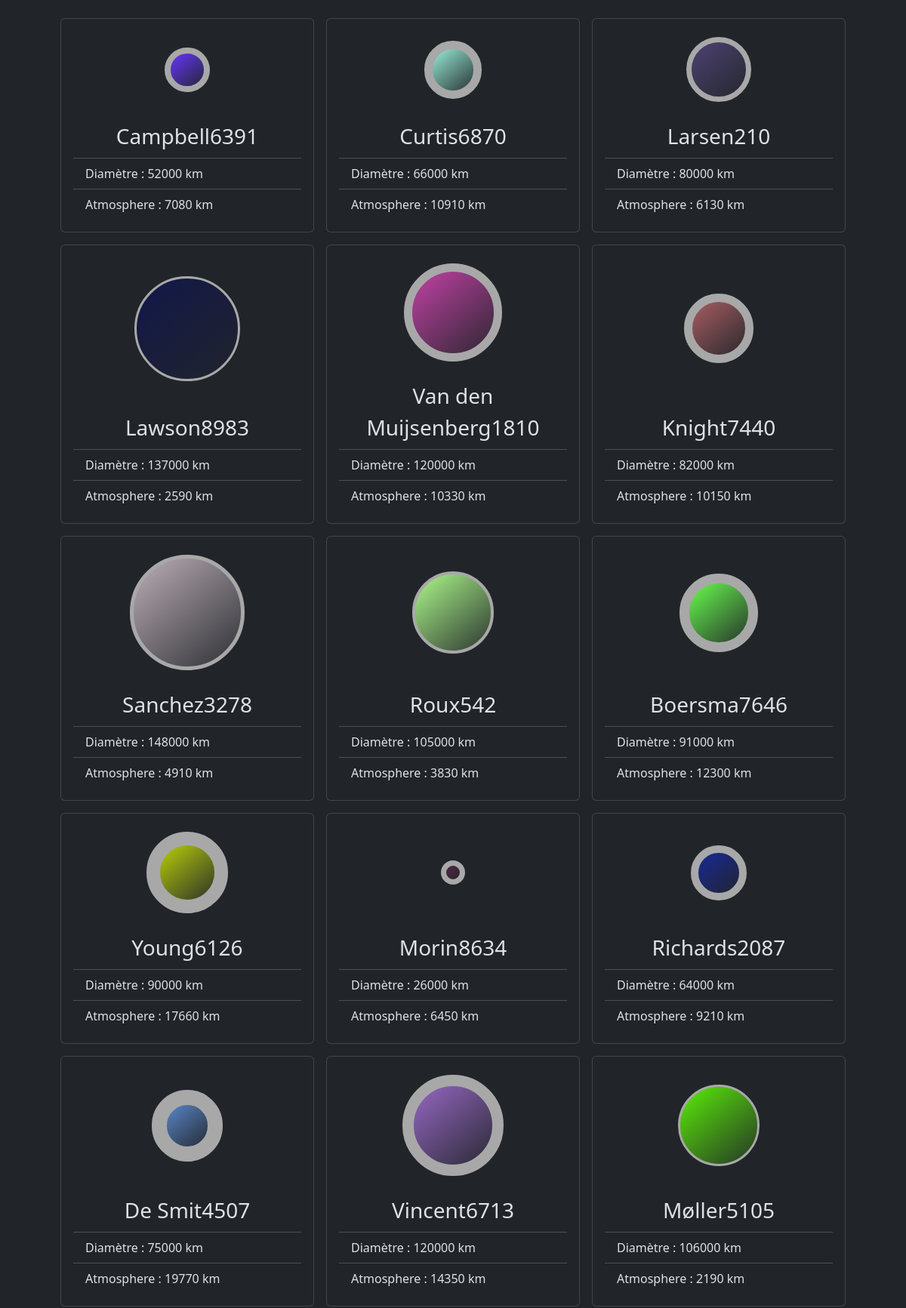
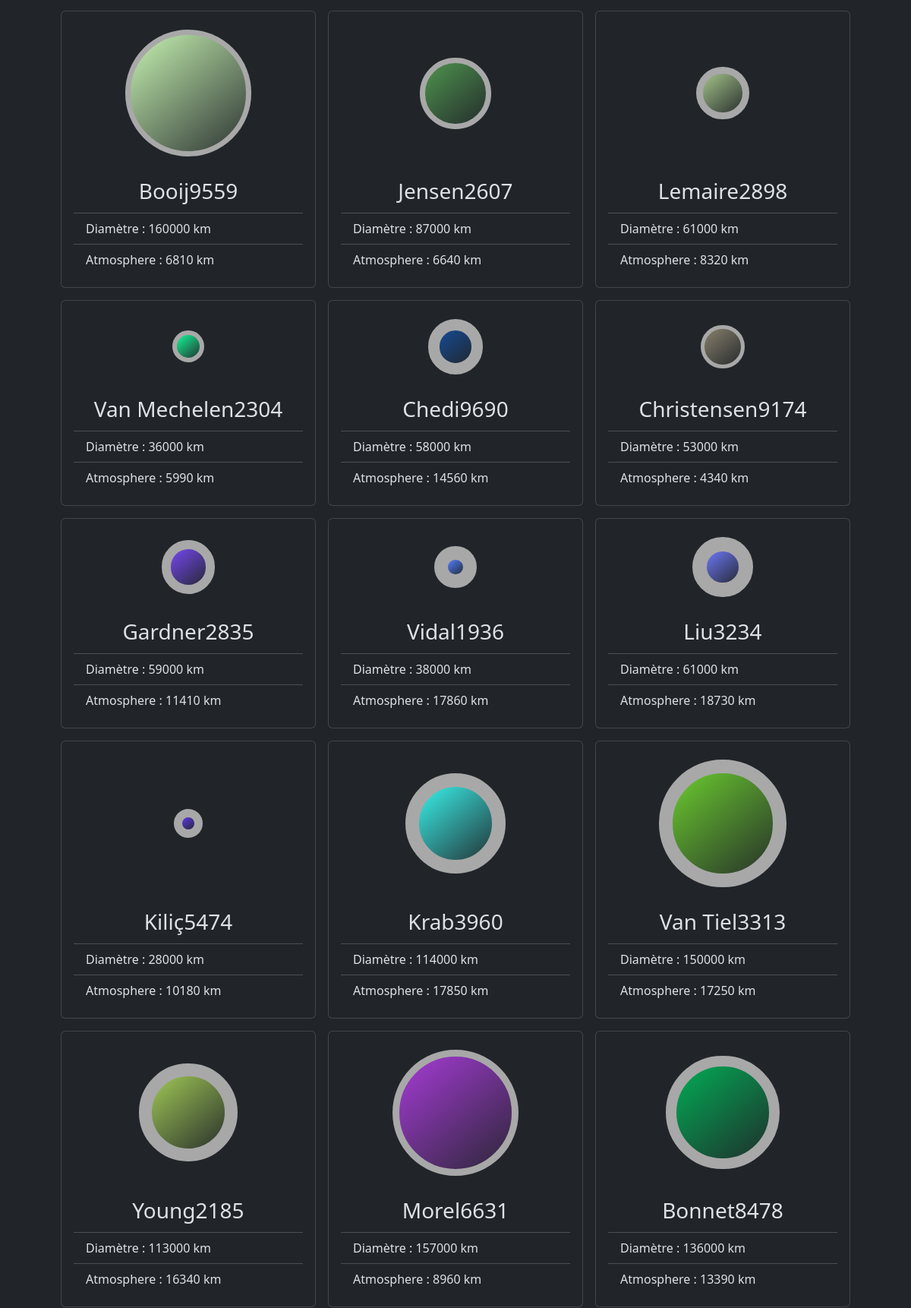
Page /cards.php?page=2 (upper part) on the committed database (2 pictures, top to bottom).
### tables this page shows
CREATE TABLE `planet` (
  `planet_id` int NOT NULL,
  `planet_name` varchar(50) NOT NULL,
  `planet_diameter` int NOT NULL,
  `planet_color` varchar(7) NOT NULL,
  `planet_atmo` int NOT NULL
);

### cards.php (the view, shortened to what this page needs)
<!DOCTYPE html>
<html lang="en" data-bs-theme="dark">
<head>
    <link rel="stylesheet" href="https://cdn.jsdelivr.net/npm/bootstrap@5.3.3/dist/css/bootstrap.min.css"
>
    <link rel="stylesheet" href="style/style.css">
</head>
<body class="p-2 p-xl-4 mb-4">
    <div class="d-flex flex-wrap justify-content-center gap-3">
        <?php
        $pdo = new PDO("mysql:host=localhost;dbname=planetarium", "root", "1234");
        if (isset($_GET["page"])) {
            $page = $_GET["page"];
        } else {
            header('Location: cards.php?page=1');
        };
        $limitPage = 30;
        $offset = ($page * $limitPage) - $limitPage;
        $sql = "SELECT * FROM planet ORDER BY planet_id ASC LIMIT $offset, $limitPage";
        $stmt = $pdo->query($sql);
        $planets = $stmt->fetchAll(PDO::FETCH_ASSOC);
        foreach ($planets as $planet) {
        ?>
            <div class="card d-flex flex-column" style="width: 21rem;">
                <div class="d-flex justify-content-center align-items-center h-100 pt-4">
                    <div class="d-flex justify-content-center align-items-center mx-auto"
                        id="titre"
                        data-color="<?= $planet["planet_color"] ?>"
                        data-size="<?= ($planet["planet_diameter"] + $planet["planet_atmo"]) / 1000 ?>"
                        data-atmo="<?= ceil($planet["planet_atmo"] / 1000) ?>">
                    </div>
                </div>
                <div class="card-body">
                    <ul class="list-group list-group-flush">
                        <li class="list-group-item fs-3 text-center"><?= ucfirst($planet["planet_name"]) ?></li>
                        <li class="list-group-item">Diamètre : <?= $planet["planet_diameter"] ?> km</li>
                        <li class="list-group-item">Atmosphere : <?= $planet["planet_atmo"] ?> km</li>
                    </ul>
                </div>
            </div>
        <?php
        }
        ?>
    </div>
</body>
</html>

### style/style.css (style rules this page uses)
body { background-image: url(./planets.jpg); background-position: center; background-size: cover; background-repeat: no-repeat; background-attachment: fixed; min-height: 100vh; }
#titre { border-radius: 50%; }
.card-body { align-content: end; }

### rows in the picture
planet: planet_name "Campbell6391", planet_diameter "52000", planet_atmo "7080"
planet: planet_name "Curtis6870", planet_diameter "66000", planet_atmo "10910"
planet: planet_name "Larsen210", planet_diameter "80000", planet_atmo "6130"
planet: planet_name "Lawson8983", planet_diameter "137000", planet_atmo "2590"
planet: planet_name "Van den Muijsenberg1810", planet_diameter "120000", planet_atmo "10330"
planet: planet_name "Knight7440", planet_diameter "82000", planet_atmo "10150"
planet: planet_name "Sanchez3278", planet_diameter "148000", planet_atmo "4910"
planet: planet_name "Roux542", planet_diameter "105000", planet_atmo "3830"
planet: planet_name "Boersma7646", planet_diameter "91000", planet_atmo "12300"
planet: planet_name "Young6126", planet_diameter "90000", planet_atmo "17660"
planet: planet_name "Morin8634", planet_diameter "26000", planet_atmo "6450"
planet: planet_name "Richards2087", planet_diameter "64000", planet_atmo "9210"
planet: planet_name "De Smit4507", planet_diameter "75000", planet_atmo "19770"
planet: planet_name "Vincent6713", planet_diameter "120000", planet_atmo "14350"
planet: planet_name "Møller5105", planet_diameter "106000", planet_atmo "2190"
planet: planet_name "Booij9559", planet_diameter "160000", planet_atmo "6810"
planet: planet_name "Jensen2607", planet_diameter "87000", planet_atmo "6640"
planet: planet_name "Lemaire2898", planet_diameter "61000", planet_atmo "8320"
planet: planet_name "Van Mechelen2304", planet_diameter "36000", planet_atmo "5990"
planet: planet_name "Chedi9690", planet_diameter "58000", planet_atmo "14560"
planet: planet_name "Christensen9174", planet_diameter "53000", planet_atmo "4340"
planet: planet_name "Gardner2835", planet_diameter "59000", planet_atmo "11410"
planet: planet_name "Vidal1936", planet_diameter "38000", planet_atmo "17860"
planet: planet_name "Liu3234", planet_diameter "61000", planet_atmo "18730"
planet: planet_name "Kiliç5474", planet_diameter "28000", planet_atmo "10180"
planet: planet_name "Krab3960", planet_diameter "114000", planet_atmo "17850"
planet: planet_name "Van Tiel3313", planet_diameter "150000", planet_atmo "17250"
planet: planet_name "Young2185", planet_diameter "113000", planet_atmo "16340"
planet: planet_name "Morel6631", planet_diameter "157000", planet_atmo "8960"
planet: planet_name "Bonnet8478", planet_diameter "136000", planet_atmo "13390"
